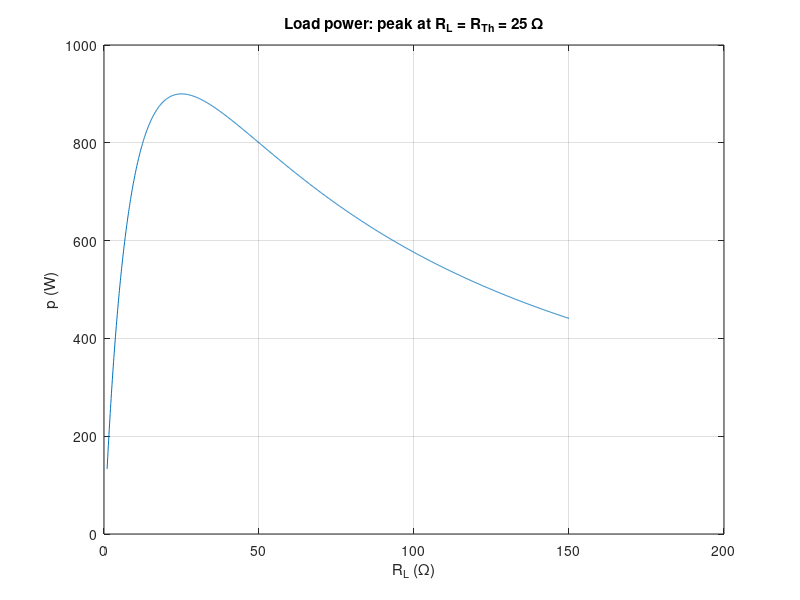

Write the MATLAB code that produced this figure.
% Circuits 1 — Maximum Power Transfer
%title: Maximum Power Transfer (Example 4.12)
%ar-title: نقل القدرة القصوى (مثال 4.12)
%lesson: c1-techniques-11
%course: circuits-1

%% Example 4.12
%ar: VTh = (150/180) × 360 = 300 V و RTh = 150 ∥ 30 = 25 Ω. أكبر قدرة عند RL = 25 Ω: pmax = (300/50)² × 25 = 900 W.
VTh = 150/180*360; RTh = 150*30/180;
pmax = (VTh/(2*RTh))^2 * RTh;
fprintf('VTh = %g V, RTh = %g ohm, pmax = %g W\n', VTh, RTh, pmax)

%% How much of the source power arrives?
%ar: vab = 150 V و is = (360 − 150)/30 = 7 A، فالمصدر يعطي 2520 W ونسبة ما يصل للحمل 35.71 %.
vab = VTh/2; is = (360 - vab)/30; ps = 360*is;
fprintf('vab = %g V, is = %g A, source power = %g W, delivered = %.2f %%\n', vab, is, ps, 100*pmax/ps)

%%! Project idea: the power curve
%ar: مشروع: نرسم قدرة الحمل مقابل RL ونتأكد أن القمة عند RL = RTh.
RL = linspace(1, 150, 1500);
p = (VTh ./ (RTh + RL)).^2 .* RL;
[pm, k] = max(p);
plot(RL, p); grid on; xlabel('R_L (\Omega)'); ylabel('p (W)'); title('Load power: peak at R_L = R_{Th} = 25 \Omega')
fprintf('peak %.1f W at RL = %.1f ohm\n', pm, RL(k))
